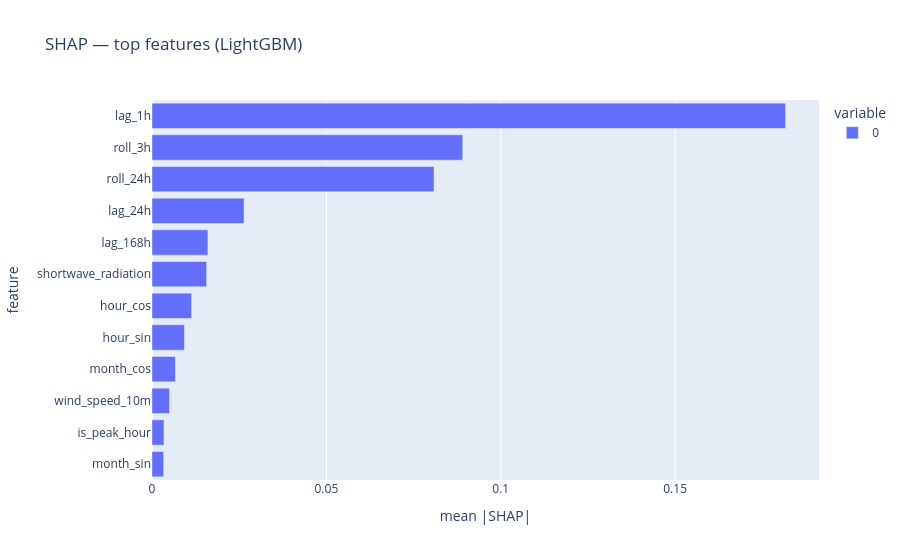

This figure's notebook cell:
### Markdown cell above
## 4. SHAP explanations on the winning model

### Code cell
explainer = shap.TreeExplainer(winner)
sv = explainer.shap_values(X_test)
shap_df = pd.DataFrame(sv, index=X_test.index, columns=X_test.columns)
mean_abs = shap_df.abs().mean().sort_values(ascending=False)
display(mean_abs.head(10).round(4).to_frame('mean_|shap|'))
fig = px.bar(mean_abs.head(12).iloc[::-1], orientation='h', title=f'SHAP - top features ({winner_name})', labels=dict(value='mean |SHAP|', index='feature'))
fig.show()
shap_df.to_parquet(PROC / 'shap_values_test.parquet')

### Figure 1 — Plotly figure (JSON) as saved in the notebook; plotly's stock layout.template omitted (floating-point values rounded to 4 significant figures)
{"data": [{"hovertemplate": "variable=0<br>mean |SHAP|=%{x}<br>feature=%{y}<extra></extra>", "legendgroup": "0", "marker": {"color": "#636efa", "pattern": {"shape": ""}}, "name": "0", "orientation": "h", "showlegend": true, "textposition": "auto", "type": "bar", "x": [0.003337, 0.003431, 0.005012, 0.006702, 0.009307, 0.01136, 0.01566, 0.01603, 0.02639, 0.08087, 0.08909, 0.1817], "xaxis": "x", "y": ["month_sin", "is_peak_hour", "wind_speed_10m", "month_cos", "hour_sin", "hour_cos", "shortwave_radiation", "lag_168h", "lag_24h", "roll_24h", "roll_3h", "lag_1h"], "yaxis": "y"}], "layout": {"barmode": "relative", "legend": {"title": {"text": "variable"}, "tracegroupgap": 0}, "title": {"text": "SHAP — top features (LightGBM)"}, "xaxis": {"anchor": "y", "domain": [0, 1], "title": {"text": "mean |SHAP|"}}, "yaxis": {"anchor": "x", "domain": [0, 1], "title": {"text": "feature"}}}}
